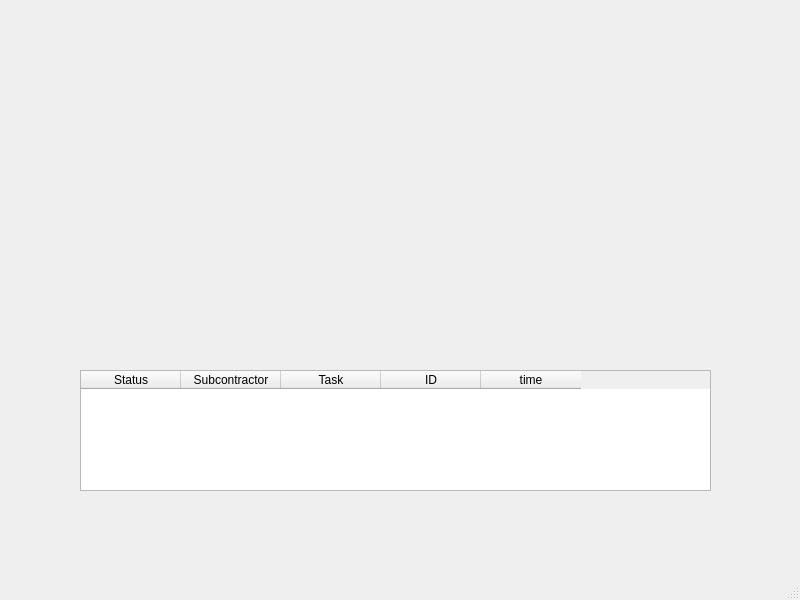
<?xml version="1.0" encoding="UTF-8"?>
<ui version="4.0">
 <class>cusview</class>
 <widget class="QMainWindow" name="cusview">
  <property name="geometry">
   <rect>
    <x>0</x>
    <y>0</y>
    <width>800</width>
    <height>600</height>
   </rect>
  </property>
  <property name="windowTitle">
   <string>MainWindow</string>
  </property>
  <widget class="QWidget" name="centralwidget">
   <widget class="QTableWidget" name="tableWidget">
    <property name="geometry">
     <rect>
      <x>80</x>
      <y>370</y>
      <width>631</width>
      <height>121</height>
     </rect>
    </property>
    <column>
     <property name="text">
      <string>Status</string>
     </property>
    </column>
    <column>
     <property name="text">
      <string>Subcontractor</string>
     </property>
    </column>
    <column>
     <property name="text">
      <string>Task</string>
     </property>
    </column>
    <column>
     <property name="text">
      <string>ID</string>
     </property>
    </column>
    <column>
     <property name="text">
      <string>time</string>
     </property>
    </column>
   </widget>
  </widget>
  <widget class="QMenuBar" name="menubar">
   <property name="geometry">
    <rect>
     <x>0</x>
     <y>0</y>
     <width>800</width>
     <height>22</height>
    </rect>
   </property>
  </widget>
  <widget class="QStatusBar" name="statusbar"/>
 </widget>
 <resources/>
 <connections/>
</ui>
